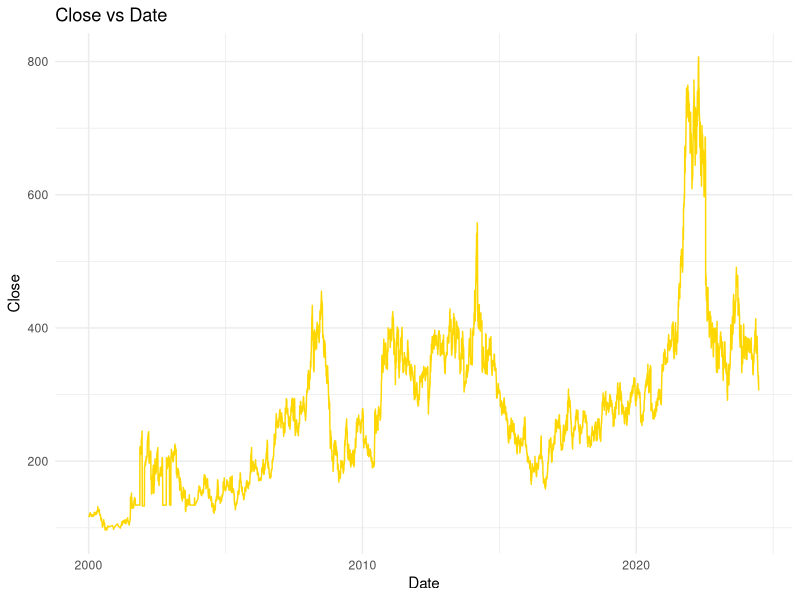
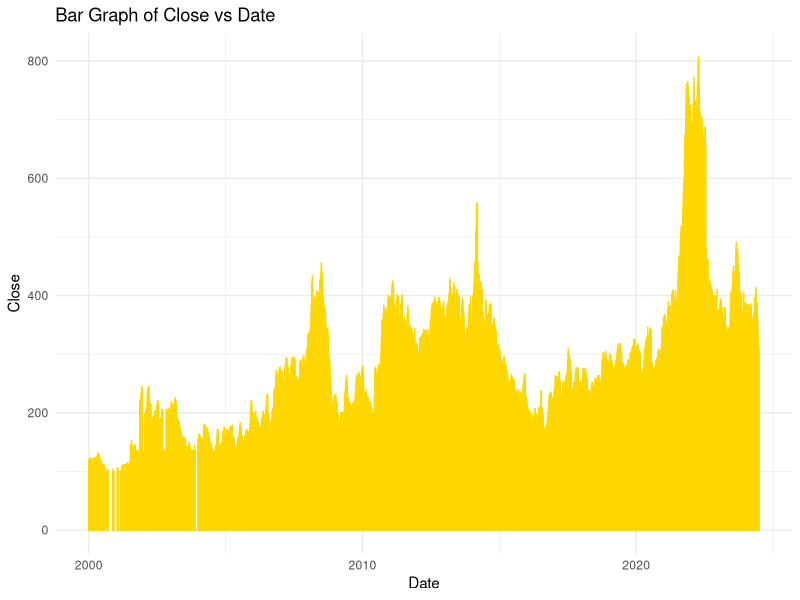
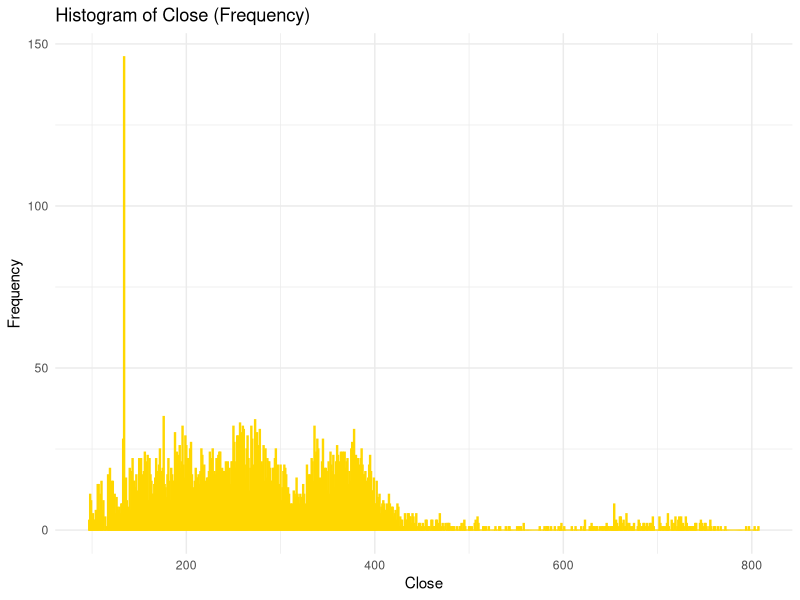

These charts were generated, in order, by the following R code:
# This R environment comes with many helpful analytics packages installed
library(readr)
library(tidyverse)
library(ggplot2)
library(dplyr)

# reading file data
oat_data <- read_csv("../individual_data/Oat_data.csv",show_col_types = FALSE)
# Check the structure of the data
str(oat_data)

# Ensure the date column is in Date format
oat_data$date <- as.Date(oat_data$date, format = "%Y-%m-%d")

# Aggregate the data to get the average close for each date (if there are duplicates)
oat_data_agg <- oat_data %>%
  group_by(date) %>%
  summarise(close = mean(close, na.rm = TRUE))

# Plot close vs date as a line graph
ggplot(oat_data, aes(x = date, y = close)) +
  geom_line(color = "#FFD700") +  # Line graph
  labs(title = "Close vs Date", x = "Date", y = "Close") +
  theme_minimal()

# Plot close vs date as a bar graph with larger bars
ggplot(oat_data_agg, aes(x = date, y = close)) +
  geom_col(fill = "skyblue", color = "#FFD700", width = 0.8) +  # Increased bar width
  labs(title = "Bar Graph of Close vs Date", x = "Date", y = "Close") +
  theme_minimal()

# Plot histogram with Frequency on y-axis
ggplot(oat_data, aes(x = close)) +
  geom_histogram(binwidth = 1, fill = "skyblue", color = "#FFD700") +
  labs(title = "Histogram of Close (Frequency)", x = "Close", y = "Frequency") +
  theme_minimal()
